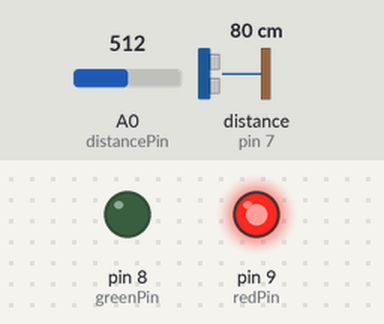
The sketch below on a simulated Arduino Uno, built with avr-gcc and run on an emulated ATmega328P. On the bench: output pins drawn as LEDs (lit = HIGH). Wiring (inferred from the names in the program): ultrasonic range finder: trigger pin 7; echo pin 7. Inputs (shaded band) come from the test bench; at power-on: distance to the obstacle (sensor on pin 7) 80 cm, A0 (distancePin) = 512. The echo pulse lasts 58.3 µs per cm.

Above: at 1.2 s.
1.3 s: distance to the obstacle (sensor on pin 7) set to 250 cm
At 2.1 s:
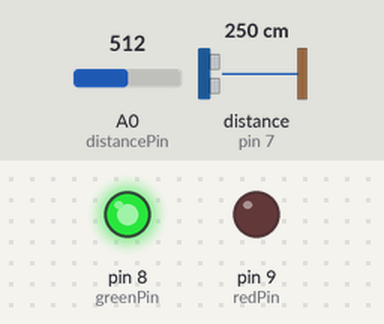
2.8 s: distance to the obstacle (sensor on pin 7) set to 35 cm
At 4.0 s:
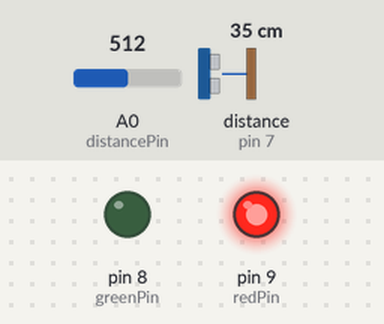
4.3 s: distance to the obstacle (sensor on pin 7) set to 299 cm
At 16.5 s:
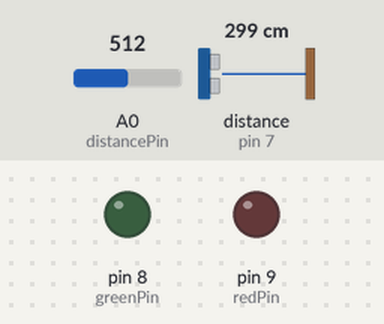
Timing chart, 0 to 17.7 s (numbered marks = the images above; inputs shaded):
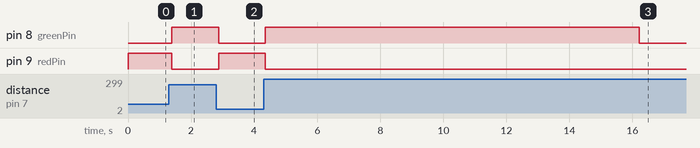

The sketch:

parkingsensor.ino
```cpp
/* Parking Assistant

  This is a sketch for a simple parking assistant. When parking, it indicates
  whether the vehicle is too far, close enough or too close. It uses a
  red/green bicolor LED to indicate distance.

  It uses a Parallax Ping))) sensor to determine distance.

  Derived from: http://www.arduino.cc/en/Tutorial/Ping

 */

const int pingPin = 7;
const int greenPin = 8;
const int redPin = 9;
long sameTime = 0;
long stayOn = 10000;
long lastDistance = 0;
int danger = 9;
const int distancePin = A0;
unsigned int stopDistance;

void setup() {
  Serial.begin(9600);
}

void loop()
{
  long duration, inches;
  int LED, GND;
  int lightLevel = 255;
  boolean closeEnough, tooClose;

  stopDistance = constrain(analogRead(distancePin), 0, 685);
  stopDistance = map(stopDistance, 0, 685, 12, 72);

  // The PING))) is triggered by a HIGH pulse of 2 or more microseconds.
  // Give a short LOW pulse beforehand to ensure a clean HIGH pulse:
  pinMode(pingPin, OUTPUT);
  digitalWrite(pingPin, LOW);
  delayMicroseconds(2);
  digitalWrite(pingPin, HIGH);
  delayMicroseconds(5);
  digitalWrite(pingPin, LOW);

  // The same pin is used to read the signal from the PING))): a HIGH
  // pulse whose duration is the time (in microseconds) from the sending
  // of the ping to the reception of its echo off of an object.
  pinMode(pingPin, INPUT);
  duration = pulseIn(pingPin, HIGH);

  // Determine how close (in inches) the object is.
  inches = duration / 74 / 2;

  // Determine whether the object is close enough.
  closeEnough = inches <= stopDistance;

  // Is the object too close?
  tooClose = inches <= danger;

  // If the object is close enough, set the red pin to receive current
  // and the green pin to be ground. Otherwise reverse it.
  LED = closeEnough ? redPin : greenPin;
  GND = closeEnough ? greenPin : redPin;

  // TODO: Do something interesting if the object is too close.
  if (tooClose) {
    Serial.println("TOO CLOSE");
  }

  if (lastDistance != inches) {
    // reset timer
    sameTime = 0;
  } else {
    sameTime += 100;
    if (sameTime >= stayOn) {
      lightLevel = 0;
    }
  }
  lastDistance = inches;

  analogWrite(GND, 0);
  analogWrite(LED, lightLevel);
  delay(100);
}
```

Measured:
- after the input at 1.3 s, pin 8 (greenPin): LOW → HIGH after 0.09 s; pin 9 (redPin): HIGH → LOW after 0.09 s
- after the input at 2.8 s, pin 8 (greenPin): HIGH → LOW after 0.09 s; pin 9 (redPin): LOW → HIGH after 0.09 s
- after the input at 4.3 s, pin 8 (greenPin): LOW → HIGH after 0.05 s, → LOW 11.9 s later; pin 9 (redPin): HIGH → LOW after 0.05 s instead of 8.9 s
